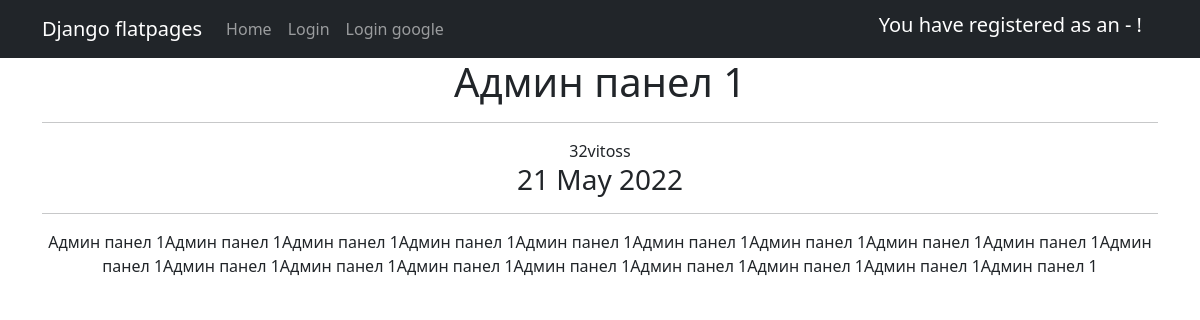
Page /news/41 on the committed database.
### News_Portal/models.py (models this page shows, shortened)
class Post(models.Model):
    title = models.CharField(max_length=255)
    text = models.TextField()
    rating = models.SmallIntegerField(default=0)
    NEWS = 'NW'
    ARTICLE = 'AR'
    CAT_CHOICES = (
        (NEWS, 'Новость'),
        (ARTICLE, 'Статья'),
    )
    type = models.CharField(max_length=2, choices=CAT_CHOICES, default=ARTICLE)
    date = models.DateTimeField(auto_now_add=True)
    author = models.ForeignKey(Author, on_delete=models.CASCADE)
    category = models.ManyToManyField(Category, through='PostCategory')
    isUpdated = models.BooleanField(default=False)

class Author(models.Model):
    user = models.OneToOneField(User, on_delete=models.CASCADE)
    rating = models.SmallIntegerField(default=0)

### News_Portal/views.py (the view)
# urls.py: path('<int:pk>', PostDetail.as_view(), name='news'),  # pk — это первичный ключ товара, который будет выводиться у нас в шаблон
class PostDetail(DetailView):
    template_name = 'new.html'  # название шаблона будет new.html
    context_object_name = 'new'  # название объекта. в нём будет
    queryset = Post.objects.all()

### News_Portal/templatetags/custom_tags.py (called while the page is built)
@register.simple_tag()
def current_time(format_string='%b %d %Y'):
   return datetime.utcnow().strftime(format_string)

### templates/new.html (shortened to what this page needs)
{% extends 'flatpages/default.html' %}
{% load custom_filters %}
{% load custom_tags %}
{% block content %}
<h1> {{ new.title }} </h1>
<hr>
<tr>
        <td>{{ new.author.user }}</td>
        <td><h3>{% current_time '%d %b %Y' %}</h3></td>
</tr>
<hr>
{{ new.text }}
{% endblock content %}

### rows in the picture
Post: title "Админ панел 1", author.user "32vitoss", text "Админ панел 1Админ панел 1Админ панел 1Админ панел 1Админ панел 1Админ панел 1Админ панел 1Админ панел 1Админ панел 1Админ панел 1Админ панел 1Админ панел 1Админ панел 1Админ панел 1Админ панел 1Админ панел 1Админ панел 1Админ панел 1"
